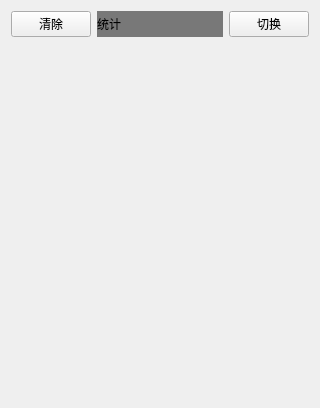
<?xml version="1.0" encoding="UTF-8"?>
<ui version="4.0">
 <class>BarPieClass</class>
 <widget class="QWidget" name="BarPieClass">
  <property name="geometry">
   <rect>
    <x>0</x>
    <y>0</y>
    <width>320</width>
    <height>408</height>
   </rect>
  </property>
  <property name="windowTitle">
   <string>BarPie</string>
  </property>
  <layout class="QHBoxLayout" name="horizontalLayout_5">
   <item>
    <layout class="QVBoxLayout" name="verticalLayout_3" stretch="1,20">
     <item>
      <layout class="QHBoxLayout" name="horizontalLayout_4" stretch="1,40,1">
       <item>
        <layout class="QHBoxLayout" name="horizontalLayout">
         <item>
          <widget class="QPushButton" name="Btnclear">
           <property name="sizePolicy">
            <sizepolicy hsizetype="Preferred" vsizetype="Preferred">
             <horstretch>0</horstretch>
             <verstretch>0</verstretch>
            </sizepolicy>
           </property>
           <property name="text">
            <string>清除</string>
           </property>
          </widget>
         </item>
        </layout>
       </item>
       <item>
        <layout class="QHBoxLayout" name="horizontalLayout_2">
         <item>
          <widget class="QLabel" name="Statistics">
           <property name="styleSheet">
            <string notr="true">background-color: rgb(120, 120, 120);</string>
           </property>
           <property name="text">
            <string>统计</string>
           </property>
          </widget>
         </item>
        </layout>
       </item>
       <item>
        <layout class="QHBoxLayout" name="horizontalLayout_3">
         <item>
          <widget class="QPushButton" name="Btnswitch">
           <property name="sizePolicy">
            <sizepolicy hsizetype="Preferred" vsizetype="Preferred">
             <horstretch>0</horstretch>
             <verstretch>0</verstretch>
            </sizepolicy>
           </property>
           <property name="text">
            <string>切换</string>
           </property>
          </widget>
         </item>
        </layout>
       </item>
      </layout>
     </item>
     <item>
      <layout class="QVBoxLayout" name="verticalLayout">
       <item>
        <widget class="QChartView" name="BarWgt" native="true"/>
       </item>
       <item>
        <widget class="QChartView" name="PieWgt" native="true"/>
       </item>
      </layout>
     </item>
    </layout>
   </item>
  </layout>
 </widget>
 <layoutdefault spacing="6" margin="11"/>
 <customwidgets>
  <customwidget>
   <class>QChartView</class>
   <extends>QWidget</extends>
   <header location="global">QtCharts/qchartview.h</header>
   <container>1</container>
  </customwidget>
 </customwidgets>
 <resources>
  <include location="BarPie.qrc"/>
 </resources>
 <connections/>
</ui>
